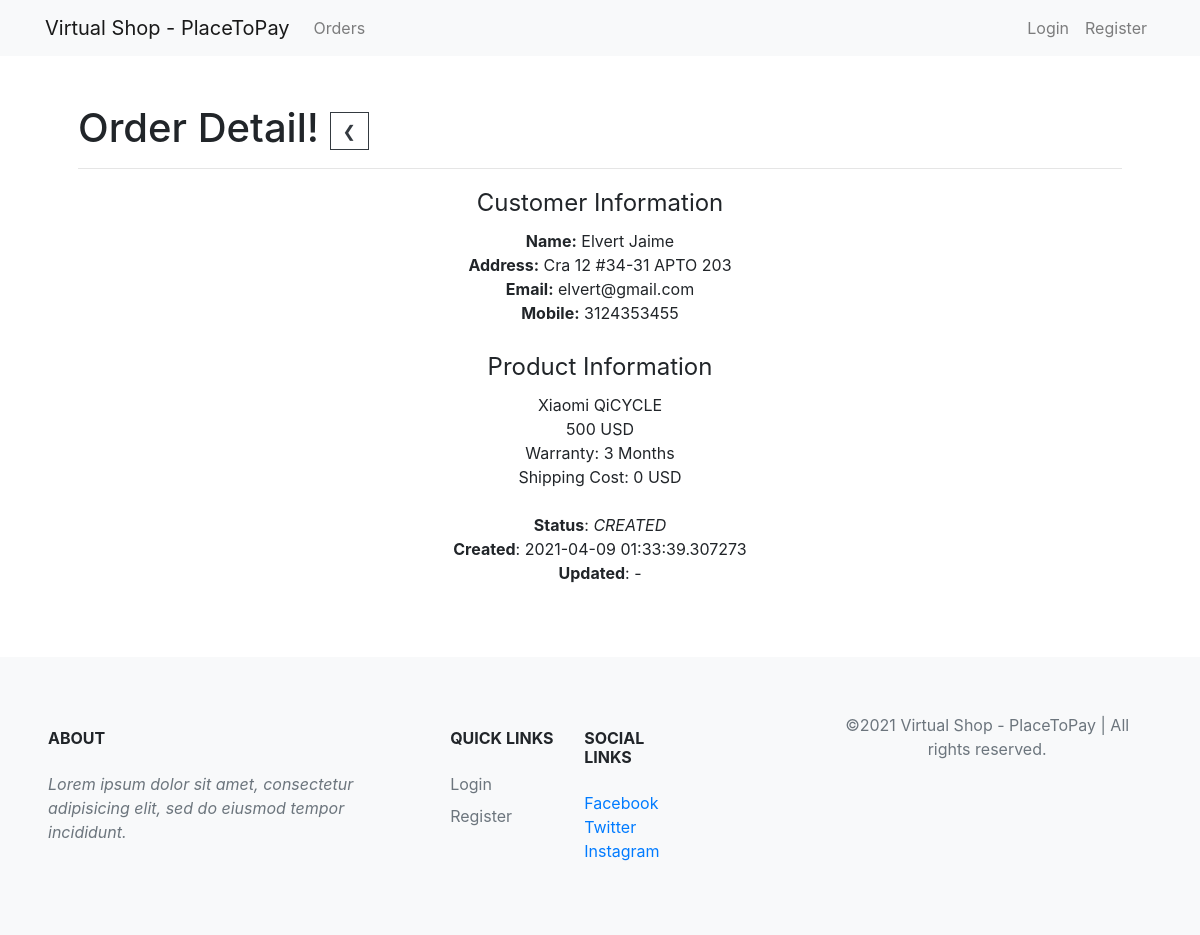
Page /order-detail?id=2 on the committed database.
### app/models/order.py (models this page shows)
class Order(db.Model):
    id =  db.Column(db.Integer, primary_key=True, autoincrement=True)
    customer_name = db.Column(db.String(80), unique=False, nullable=False)
    customer_email = db.Column(db.String(120), unique=False, nullable=False)
    customer_address = db.Column(db.String(200), unique=False, nullable=False)
    customer_mobile = db.Column(db.String(40), unique=False, nullable=False)
    status = db.Column(db.String(20), default='CREATED') # CREATED, PAYED, REJECTED
    created_at = db.Column(db.DateTime, default=datetime.utcnow)
    updated_at = db.Column(db.DateTime, nullable=True, default=None)
    payment_request_id = db.Column(db.Integer,  nullable=True, default=None)

### app/views/orders.py (the view)
@order.route('/order-detail', methods=['GET'])
def order_detail():
    order_id = request.args.get('id')
    order = Order().query.filter_by(id=order_id).first()
    if not order:
        flash('This order does not exist', 'warning')
    return render_template('orders/detail.html', order=order, product=APP_CONFIG['PRODUCT'] if order else None)

### app/__init__.py (called while the page is built)
def config(app):
    app.config.from_object('config')
    csrf = CSRFProtect()
    csrf.init_app(app)
    @app.before_request
    def make_session_permanent():
        session.modified = True
        session.permanent = True
        app.permanent_session_lifetime = timedelta(hours=2)

### app/templates/orders/detail.html
{% extends 'core/base.html' %} {% block content %}
<h1>Order Detail!
  <a href="{{url_for('order.orders_list')}}" class="btn btn-outline-dark" >&#10094;</a>
</h1>
<hr />
<section class="row">
  <div class="col-12 container text-center">
    {% if order %}
    <fieldset>
      <legend>Customer Information</legend>
      <b>Name:</b> {{ order.customer_name }}
      <br />
      <b>Address:</b> {{ order.customer_address }}
      <br />
      <b>Email:</b> {{ order.customer_email }}
      <br />
      <b>Mobile:</b> {{ order.customer_mobile }}
      <br />
    </fieldset>
    <br />
    <fieldset>
      <legend>Product Information</legend>
      {{ product.name }}
      <br />
      {{ product.price }} USD
      <br />
      Warranty: {{ product.warranty }} Months
      <br />
    </fieldset>
    Shipping Cost: 0 USD
    <br />
    <br />
    <b>Status</b>: <i>{{ order.status }}</i>
    <br />
    <b>Created</b>: {{ order.created_at }}
    <br />
    <b>Updated</b>: {% if order.updated_at %} {{ order.updated_at }}  {% else %} - {% endif %} <br /><br />
    {% endif %}
  </div>
</section>
{% endblock %}

### app/static/main.css (style rules this page uses)
* { border-radius: 0 !important; }

### rows in the picture
Order: customer_name "Elvert Jaime", customer_address "Cra 12 #34-31 APTO 203", customer_email "elvert@gmail.com", customer_mobile "3124353455", status "CREATED", created_at "2021-04-09 01:33:39.307273"

### other values in the picture
{{ config.APP_NAME }} "Virtual Shop - PlaceToPay"
{{ product.name }} "Xiaomi QiCYCLE"
{{ product.price }} "500"
{{ product.warranty }} "3"
{{ config.CURRENT_YEAR }} "2021"
